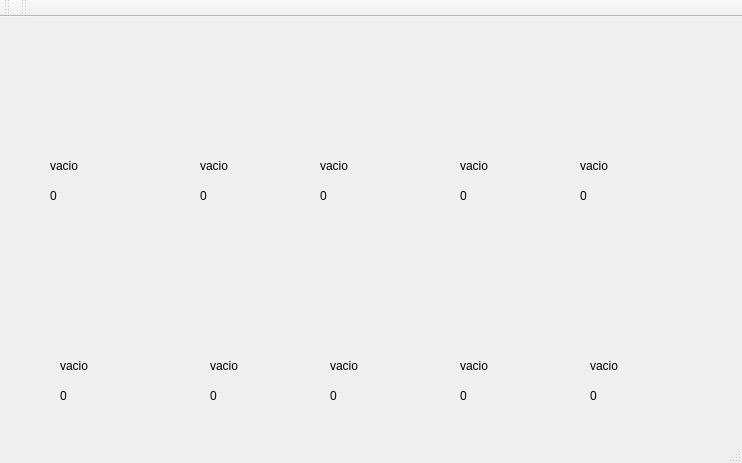
<?xml version="1.0" encoding="UTF-8"?>
<ui version="4.0">
 <class>MainWindow</class>
 <widget class="QMainWindow" name="MainWindow">
  <property name="geometry">
   <rect>
    <x>0</x>
    <y>0</y>
    <width>742</width>
    <height>463</height>
   </rect>
  </property>
  <property name="windowTitle">
   <string>MainWindow</string>
  </property>
  <widget class="QWidget" name="centralWidget">
   <widget class="QLabel" name="img1">
    <property name="enabled">
     <bool>true</bool>
    </property>
    <property name="geometry">
     <rect>
      <x>30</x>
      <y>30</y>
      <width>111</width>
      <height>91</height>
     </rect>
    </property>
    <property name="text">
     <string/>
    </property>
    <property name="pixmap">
     <pixmap>img.png</pixmap>
    </property>
    <property name="scaledContents">
     <bool>true</bool>
    </property>
   </widget>
   <widget class="QLabel" name="img2">
    <property name="enabled">
     <bool>true</bool>
    </property>
    <property name="geometry">
     <rect>
      <x>170</x>
      <y>30</y>
      <width>111</width>
      <height>91</height>
     </rect>
    </property>
    <property name="text">
     <string/>
    </property>
    <property name="pixmap">
     <pixmap>img.png</pixmap>
    </property>
    <property name="scaledContents">
     <bool>true</bool>
    </property>
   </widget>
   <widget class="QLabel" name="img3">
    <property name="enabled">
     <bool>true</bool>
    </property>
    <property name="geometry">
     <rect>
      <x>300</x>
      <y>30</y>
      <width>111</width>
      <height>91</height>
     </rect>
    </property>
    <property name="text">
     <string/>
    </property>
    <property name="pixmap">
     <pixmap>images.jpeg</pixmap>
    </property>
    <property name="scaledContents">
     <bool>true</bool>
    </property>
   </widget>
   <widget class="QLabel" name="img4">
    <property name="enabled">
     <bool>true</bool>
    </property>
    <property name="geometry">
     <rect>
      <x>430</x>
      <y>30</y>
      <width>111</width>
      <height>91</height>
     </rect>
    </property>
    <property name="text">
     <string/>
    </property>
    <property name="pixmap">
     <pixmap>images.jpeg</pixmap>
    </property>
    <property name="scaledContents">
     <bool>true</bool>
    </property>
   </widget>
   <widget class="QLabel" name="img5">
    <property name="enabled">
     <bool>true</bool>
    </property>
    <property name="geometry">
     <rect>
      <x>560</x>
      <y>30</y>
      <width>111</width>
      <height>91</height>
     </rect>
    </property>
    <property name="text">
     <string/>
    </property>
    <property name="pixmap">
     <pixmap>images.jpeg</pixmap>
    </property>
    <property name="scaledContents">
     <bool>true</bool>
    </property>
   </widget>
   <widget class="QLabel" name="img10">
    <property name="enabled">
     <bool>true</bool>
    </property>
    <property name="geometry">
     <rect>
      <x>560</x>
      <y>230</y>
      <width>111</width>
      <height>91</height>
     </rect>
    </property>
    <property name="text">
     <string/>
    </property>
    <property name="pixmap">
     <pixmap>images.jpeg</pixmap>
    </property>
    <property name="scaledContents">
     <bool>true</bool>
    </property>
   </widget>
   <widget class="QLabel" name="img6">
    <property name="enabled">
     <bool>true</bool>
    </property>
    <property name="geometry">
     <rect>
      <x>30</x>
      <y>230</y>
      <width>111</width>
      <height>91</height>
     </rect>
    </property>
    <property name="text">
     <string/>
    </property>
    <property name="pixmap">
     <pixmap>images.jpeg</pixmap>
    </property>
    <property name="scaledContents">
     <bool>true</bool>
    </property>
   </widget>
   <widget class="QLabel" name="img7">
    <property name="enabled">
     <bool>true</bool>
    </property>
    <property name="geometry">
     <rect>
      <x>170</x>
      <y>230</y>
      <width>111</width>
      <height>91</height>
     </rect>
    </property>
    <property name="text">
     <string/>
    </property>
    <property name="pixmap">
     <pixmap>images.jpeg</pixmap>
    </property>
    <property name="scaledContents">
     <bool>true</bool>
    </property>
   </widget>
   <widget class="QLabel" name="img8">
    <property name="enabled">
     <bool>true</bool>
    </property>
    <property name="geometry">
     <rect>
      <x>300</x>
      <y>230</y>
      <width>111</width>
      <height>91</height>
     </rect>
    </property>
    <property name="text">
     <string/>
    </property>
    <property name="pixmap">
     <pixmap>images.jpeg</pixmap>
    </property>
    <property name="scaledContents">
     <bool>true</bool>
    </property>
   </widget>
   <widget class="QLabel" name="img9">
    <property name="enabled">
     <bool>true</bool>
    </property>
    <property name="geometry">
     <rect>
      <x>430</x>
      <y>230</y>
      <width>111</width>
      <height>91</height>
     </rect>
    </property>
    <property name="text">
     <string/>
    </property>
    <property name="pixmap">
     <pixmap>images.jpeg</pixmap>
    </property>
    <property name="scaledContents">
     <bool>true</bool>
    </property>
   </widget>
   <widget class="QLabel" name="n1">
    <property name="enabled">
     <bool>true</bool>
    </property>
    <property name="geometry">
     <rect>
      <x>50</x>
      <y>140</y>
      <width>54</width>
      <height>17</height>
     </rect>
    </property>
    <property name="text">
     <string>vacio</string>
    </property>
   </widget>
   <widget class="QLabel" name="id1">
    <property name="enabled">
     <bool>true</bool>
    </property>
    <property name="geometry">
     <rect>
      <x>50</x>
      <y>170</y>
      <width>54</width>
      <height>17</height>
     </rect>
    </property>
    <property name="text">
     <string>0</string>
    </property>
   </widget>
   <widget class="QLabel" name="id2">
    <property name="enabled">
     <bool>true</bool>
    </property>
    <property name="geometry">
     <rect>
      <x>200</x>
      <y>170</y>
      <width>54</width>
      <height>17</height>
     </rect>
    </property>
    <property name="text">
     <string>0</string>
    </property>
   </widget>
   <widget class="QLabel" name="n2">
    <property name="enabled">
     <bool>true</bool>
    </property>
    <property name="geometry">
     <rect>
      <x>200</x>
      <y>140</y>
      <width>54</width>
      <height>17</height>
     </rect>
    </property>
    <property name="text">
     <string>vacio</string>
    </property>
   </widget>
   <widget class="QLabel" name="n3">
    <property name="enabled">
     <bool>true</bool>
    </property>
    <property name="geometry">
     <rect>
      <x>320</x>
      <y>140</y>
      <width>54</width>
      <height>17</height>
     </rect>
    </property>
    <property name="text">
     <string>vacio</string>
    </property>
   </widget>
   <widget class="QLabel" name="id3">
    <property name="enabled">
     <bool>true</bool>
    </property>
    <property name="geometry">
     <rect>
      <x>320</x>
      <y>170</y>
      <width>54</width>
      <height>17</height>
     </rect>
    </property>
    <property name="text">
     <string>0</string>
    </property>
   </widget>
   <widget class="QLabel" name="id4">
    <property name="enabled">
     <bool>true</bool>
    </property>
    <property name="geometry">
     <rect>
      <x>460</x>
      <y>170</y>
      <width>54</width>
      <height>17</height>
     </rect>
    </property>
    <property name="text">
     <string>0</string>
    </property>
   </widget>
   <widget class="QLabel" name="n4">
    <property name="enabled">
     <bool>true</bool>
    </property>
    <property name="geometry">
     <rect>
      <x>460</x>
      <y>140</y>
      <width>54</width>
      <height>17</height>
     </rect>
    </property>
    <property name="text">
     <string>vacio</string>
    </property>
   </widget>
   <widget class="QLabel" name="n5">
    <property name="enabled">
     <bool>true</bool>
    </property>
    <property name="geometry">
     <rect>
      <x>580</x>
      <y>140</y>
      <width>54</width>
      <height>17</height>
     </rect>
    </property>
    <property name="text">
     <string>vacio</string>
    </property>
   </widget>
   <widget class="QLabel" name="id5">
    <property name="enabled">
     <bool>true</bool>
    </property>
    <property name="geometry">
     <rect>
      <x>580</x>
      <y>170</y>
      <width>54</width>
      <height>17</height>
     </rect>
    </property>
    <property name="text">
     <string>0</string>
    </property>
   </widget>
   <widget class="QLabel" name="id10">
    <property name="enabled">
     <bool>true</bool>
    </property>
    <property name="geometry">
     <rect>
      <x>590</x>
      <y>370</y>
      <width>54</width>
      <height>17</height>
     </rect>
    </property>
    <property name="text">
     <string>0</string>
    </property>
   </widget>
   <widget class="QLabel" name="id7">
    <property name="enabled">
     <bool>true</bool>
    </property>
    <property name="geometry">
     <rect>
      <x>210</x>
      <y>370</y>
      <width>54</width>
      <height>17</height>
     </rect>
    </property>
    <property name="text">
     <string>0</string>
    </property>
   </widget>
   <widget class="QLabel" name="n8">
    <property name="enabled">
     <bool>true</bool>
    </property>
    <property name="geometry">
     <rect>
      <x>330</x>
      <y>340</y>
      <width>54</width>
      <height>17</height>
     </rect>
    </property>
    <property name="text">
     <string>vacio</string>
    </property>
   </widget>
   <widget class="QLabel" name="n7">
    <property name="enabled">
     <bool>true</bool>
    </property>
    <property name="geometry">
     <rect>
      <x>210</x>
      <y>340</y>
      <width>54</width>
      <height>17</height>
     </rect>
    </property>
    <property name="text">
     <string>vacio</string>
    </property>
   </widget>
   <widget class="QLabel" name="n9">
    <property name="enabled">
     <bool>true</bool>
    </property>
    <property name="geometry">
     <rect>
      <x>460</x>
      <y>340</y>
      <width>54</width>
      <height>17</height>
     </rect>
    </property>
    <property name="text">
     <string>vacio</string>
    </property>
   </widget>
   <widget class="QLabel" name="n6">
    <property name="enabled">
     <bool>true</bool>
    </property>
    <property name="geometry">
     <rect>
      <x>60</x>
      <y>340</y>
      <width>54</width>
      <height>17</height>
     </rect>
    </property>
    <property name="text">
     <string>vacio</string>
    </property>
   </widget>
   <widget class="QLabel" name="id8">
    <property name="enabled">
     <bool>true</bool>
    </property>
    <property name="geometry">
     <rect>
      <x>330</x>
      <y>370</y>
      <width>54</width>
      <height>17</height>
     </rect>
    </property>
    <property name="text">
     <string>0</string>
    </property>
   </widget>
   <widget class="QLabel" name="n10">
    <property name="enabled">
     <bool>true</bool>
    </property>
    <property name="geometry">
     <rect>
      <x>590</x>
      <y>340</y>
      <width>54</width>
      <height>17</height>
     </rect>
    </property>
    <property name="text">
     <string>vacio</string>
    </property>
   </widget>
   <widget class="QLabel" name="id6">
    <property name="enabled">
     <bool>true</bool>
    </property>
    <property name="geometry">
     <rect>
      <x>60</x>
      <y>370</y>
      <width>54</width>
      <height>17</height>
     </rect>
    </property>
    <property name="text">
     <string>0</string>
    </property>
   </widget>
   <widget class="QLabel" name="id9">
    <property name="enabled">
     <bool>true</bool>
    </property>
    <property name="geometry">
     <rect>
      <x>460</x>
      <y>370</y>
      <width>54</width>
      <height>17</height>
     </rect>
    </property>
    <property name="text">
     <string>0</string>
    </property>
   </widget>
  </widget>
  <widget class="QToolBar" name="mainToolBar">
   <attribute name="toolBarArea">
    <enum>TopToolBarArea</enum>
   </attribute>
   <attribute name="toolBarBreak">
    <bool>false</bool>
   </attribute>
  </widget>
  <widget class="QStatusBar" name="statusBar"/>
  <widget class="QMenuBar" name="menuBar">
   <property name="geometry">
    <rect>
     <x>0</x>
     <y>0</y>
     <width>742</width>
     <height>27</height>
    </rect>
   </property>
  </widget>
  <widget class="QToolBar" name="toolBar">
   <property name="windowTitle">
    <string>toolBar</string>
   </property>
   <attribute name="toolBarArea">
    <enum>TopToolBarArea</enum>
   </attribute>
   <attribute name="toolBarBreak">
    <bool>false</bool>
   </attribute>
  </widget>
 </widget>
 <layoutdefault spacing="6" margin="11"/>
 <resources/>
 <connections/>
</ui>
